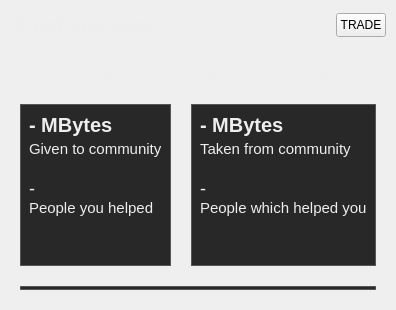
        <widget class="TrustPage" name="trust_page">
         <property name="styleSheet">
          <string notr="true">QLabel { color: #eee; }</string>
         </property>
         <layout class="QVBoxLayout" name="verticalLayout">
          <property name="spacing">
           <number>0</number>
          </property>
          <property name="leftMargin">
           <number>0</number>
          </property>
          <property name="topMargin">
           <number>0</number>
          </property>
          <property name="rightMargin">
           <number>0</number>
          </property>
          <property name="bottomMargin">
           <number>0</number>
          </property>
          <item>
           <widget class="QWidget" name="trust_statistics_header" native="true">
            <layout class="QHBoxLayout" name="horizontalLayout_13">
             <property name="spacing">
              <number>0</number>
             </property>
             <property name="leftMargin">
              <number>0</number>
             </property>
             <property name="topMargin">
              <number>0</number>
             </property>
             <property name="rightMargin">
              <number>0</number>
             </property>
             <property name="bottomMargin">
              <number>0</number>
             </property>
             <item>
              <widget class="QLabel" name="subscribed_channels_header_label">
               <property name="sizePolicy">
                <sizepolicy hsizetype="Expanding" vsizetype="Fixed">
                 <horstretch>0</horstretch>
                 <verstretch>0</verstretch>
                </sizepolicy>
               </property>
               <property name="minimumSize">
                <size>
                 <width>0</width>
                 <height>50</height>
                </size>
               </property>
               <property name="maximumSize">
                <size>
                 <width>16777215</width>
                 <height>50</height>
                </size>
               </property>
               <property name="styleSheet">
                <string notr="true">color: #eee;
                                            background-color: transparent;
                                            font-size: 20px;
                                            font-weight: bold;
                                            margin: 10px;</string>
               </property>
               <property name="text">
                <string>Trust statistics</string>
               </property>
              </widget>
             </item>
             <item>
              <spacer name="horizontalSpacer_69">
               <property name="orientation">
                <enum>Qt::Horizontal</enum>
               </property>
               <property name="sizeType">
                <enum>QSizePolicy::Fixed</enum>
               </property>
               <property name="sizeHint" stdset="0">
                <size>
                 <width>10</width>
                 <height>20</height>
                </size>
               </property>
              </spacer>
             </item>
             <item>
              <widget class="EllipseButton" name="trade_button">
               <property name="minimumSize">
                <size>
                 <width>50</width>
                 <height>24</height>
                </size>
               </property>
               <property name="maximumSize">
                <size>
                 <width>50</width>
                 <height>24</height>
                </size>
               </property>
               <property name="cursor">
                <cursorShape>PointingHandCursor</cursorShape>
               </property>
               <property name="text">
                <string>TRADE</string>
               </property>
              </widget>
             </item>
             <item>
              <spacer name="horizontalSpacer_20">
               <property name="orientation">
                <enum>Qt::Horizontal</enum>
               </property>
               <property name="sizeType">
                <enum>QSizePolicy::Fixed</enum>
               </property>
               <property name="sizeHint" stdset="0">
                <size>
                 <width>10</width>
                 <height>20</height>
                </size>
               </property>
              </spacer>
             </item>
            </layout>
           </widget>
          </item>
          <item>
           <spacer name="verticalSpacer_16">
            <property name="orientation">
             <enum>Qt::Vertical</enum>
            </property>
            <property name="sizeType">
             <enum>QSizePolicy::Fixed</enum>
            </property>
            <property name="sizeHint" stdset="0">
             <size>
              <width>20</width>
              <height>6</height>
             </size>
            </property>
           </spacer>
          </item>
          <item>
           <widget class="QLabel" name="trust_explanation_label">
            <property name="styleSheet">
             <string notr="true">padding-left: 10px; padding-right: 10px;</string>
            </property>
            <property name="text">
             <string>You can build trust by contributing to the Tribler network. This is done by exchanging data anonymously or by letting Tribler run idle.</string>
            </property>
            <property name="wordWrap">
             <bool>true</bool>
            </property>
           </widget>
          </item>
          <item>
           <widget class="QWidget" name="trust_top_container" native="true">
            <property name="sizePolicy">
             <sizepolicy hsizetype="Preferred" vsizetype="Expanding">
              <horstretch>0</horstretch>
              <verstretch>0</verstretch>
             </sizepolicy>
            </property>
            <property name="styleSheet">
             <string notr="true"/>
            </property>
            <layout class="QHBoxLayout" name="horizontalLayout_39">
             <property name="spacing">
              <number>20</number>
             </property>
             <property name="leftMargin">
              <number>20</number>
             </property>
             <property name="topMargin">
              <number>20</number>
             </property>
             <property name="rightMargin">
              <number>20</number>
             </property>
             <property name="bottomMargin">
              <number>20</number>
             </property>
             <item>
              <widget class="QWidget" name="trust_general_stats_box" native="true">
               <property name="styleSheet">
                <string notr="true">QWidget { 
background-color: #282828; border: 1px solid #555;
}
QLabel {
border: none;
}</string>
               </property>
               <layout class="QVBoxLayout" name="verticalLayout_10">
                <property name="spacing">
                 <number>0</number>
                </property>
                <item>
                 <widget class="QLabel" name="trust_contribution_amount_label">
                  <property name="styleSheet">
                   <string notr="true">font-size: 20px; font-weight: bold;</string>
                  </property>
                  <property name="text">
                   <string>- MBytes</string>
                  </property>
                 </widget>
                </item>
                <item>
                 <spacer name="verticalSpacer_19">
                  <property name="orientation">
                   <enum>Qt::Vertical</enum>
                  </property>
                  <property name="sizeType">
                   <enum>QSizePolicy::Minimum</enum>
                  </property>
                  <property name="sizeHint" stdset="0">
                   <size>
                    <width>20</width>
                    <height>3</height>
                   </size>
                  </property>
                 </spacer>
                </item>
                <item>
                 <widget class="QLabel" name="label_48">
                  <property name="styleSheet">
                   <string notr="true">font-size: 15px;</string>
                  </property>
                  <property name="text">
                   <string>Given to community</string>
                  </property>
                 </widget>
                </item>
                <item>
                 <spacer name="verticalSpacer_18">
                  <property name="orientation">
                   <enum>Qt::Vertical</enum>
                  </property>
                  <property name="sizeType">
                   <enum>QSizePolicy::Minimum</enum>
                  </property>
                  <property name="sizeHint" stdset="0">
                   <size>
                    <width>20</width>
                    <height>20</height>
                   </size>
                  </property>
                 </spacer>
                </item>
                <item>
                 <widget class="QLabel" name="trust_people_helped_label">
                  <property name="styleSheet">
                   <string notr="true">font-size: 18px;</string>
                  </property>
                  <property name="text">
                   <string>-</string>
                  </property>
                 </widget>
                </item>
                <item>
                 <widget class="QLabel" name="label_49">
                  <property name="styleSheet">
                   <string notr="true">font-size: 15px;</string>
                  </property>
                  <property name="text">
                   <string>People you helped</string>
                  </property>
                 </widget>
                </item>
                <item>
                 <spacer name="verticalSpacer_15">
                  <property name="orientation">
                   <enum>Qt::Vertical</enum>
                  </property>
                  <property name="sizeHint" stdset="0">
                   <size>
                    <width>20</width>
                    <height>40</height>
                   </size>
                  </property>
                 </spacer>
                </item>
               </layout>
              </widget>
             </item>
             <item>
              <widget class="QWidget" name="trust_interactions_stats_box" native="true">
               <property name="styleSheet">
                <string notr="true">QWidget { 
background-color: #282828; border: 1px solid #555;
}
QLabel {
border: none;
}</string>
               </property>
               <layout class="QVBoxLayout" name="verticalLayout_12">
                <property name="spacing">
                 <number>0</number>
                </property>
                <item>
                 <widget class="QLabel" name="trust_consumption_amount_label">
                  <property name="styleSheet">
                   <string notr="true">font-size: 20px; font-weight: bold;</string>
                  </property>
                  <property name="text">
                   <string>- MBytes</string>
                  </property>
                 </widget>
                </item>
                <item>
                 <spacer name="verticalSpacer_21">
                  <property name="orientation">
                   <enum>Qt::Vertical</enum>
                  </property>
                  <property name="sizeType">
                   <enum>QSizePolicy::Fixed</enum>
                  </property>
                  <property name="sizeHint" stdset="0">
                   <size>
                    <width>20</width>
                    <height>3</height>
                   </size>
                  </property>
                 </spacer>
                </item>
                <item>
                 <widget class="QLabel" name="label_50">
                  <property name="styleSheet">
                   <string notr="true">font-size: 15px;</string>
                  </property>
                  <property name="text">
                   <string>Taken from community</string>
                  </property>
                 </widget>
                </item>
                <item>
                 <spacer name="verticalSpacer_20">
                  <property name="orientation">
                   <enum>Qt::Vertical</enum>
                  </property>
                  <property name="sizeType">
                   <enum>QSizePolicy::Fixed</enum>
                  </property>
                  <property name="sizeHint" stdset="0">
                   <size>
                    <width>20</width>
                    <height>20</height>
                   </size>
                  </property>
                 </spacer>
                </item>
                <item>
                 <widget class="QLabel" name="trust_people_helped_you_label">
                  <property name="styleSheet">
                   <string notr="true">font-size: 18px;</string>
                  </property>
                  <property name="text">
                   <string>-</string>
                  </property>
                 </widget>
                </item>
                <item>
                 <widget class="QLabel" name="label_52">
                  <property name="styleSheet">
                   <string notr="true">font-size: 15px;</string>
                  </property>
                  <property name="text">
                   <string>People which helped you</string>
                  </property>
                 </widget>
                </item>
                <item>
                 <spacer name="verticalSpacer_17">
                  <property name="orientation">
                   <enum>Qt::Vertical</enum>
                  </property>
                  <property name="sizeHint" stdset="0">
                   <size>
                    <width>20</width>
                    <height>40</height>
                   </size>
                  </property>
                 </spacer>
                </item>
               </layout>
              </widget>
             </item>
            </layout>
           </widget>
          </item>
          <item>
           <widget class="QWidget" name="widget_24" native="true">
            <property name="sizePolicy">
             <sizepolicy hsizetype="Preferred" vsizetype="Expanding">
              <horstretch>0</horstretch>
              <verstretch>0</verstretch>
             </sizepolicy>
            </property>
            <property name="styleSheet">
             <string notr="true"/>
            </property>
            <layout class="QHBoxLayout" name="horizontalLayout_37">
             <property name="spacing">
              <number>20</number>
             </property>
             <property name="leftMargin">
              <number>20</number>
             </property>
             <property name="topMargin">
              <number>0</number>
             </property>
             <property name="rightMargin">
              <number>20</number>
             </property>
             <property name="bottomMargin">
              <number>20</number>
             </property>
             <item>
              <widget class="QWidget" name="widget_10" native="true">
               <property name="styleSheet">
                <string notr="true">background-color: #282828; border: 1px solid #555;</string>
               </property>
               <layout class="QVBoxLayout" name="verticalLayout_13">
                <property name="spacing">
                 <number>0</number>
                </property>
                <property name="leftMargin">
                 <number>2</number>
                </property>
                <property name="topMargin">
                 <number>2</number>
                </property>
                <property name="rightMargin">
                 <number>2</number>
                </property>
                <property name="bottomMargin">
                 <number>2</number>
                </property>
                <item>
                 <widget class="QWidget" name="plot_widget" native="true">
                  <property name="styleSheet">
                   <string notr="true">border: none;</string>
                  </property>
                  <layout class="QVBoxLayout" name="verticalLayout_14">
                   <property name="leftMargin">
                    <number>0</number>
                   </property>
                   <property name="topMargin">
                    <number>0</number>
                   </property>
                   <property name="rightMargin">
                    <number>0</number>
                   </property>
                   <property name="bottomMargin">
                    <number>0</number>
                   </property>
                  </layout>
                 </widget>
                </item>
               </layout>
              </widget>
             </item>
            </layout>
           </widget>
          </item>
         </layout>
        </widget>
